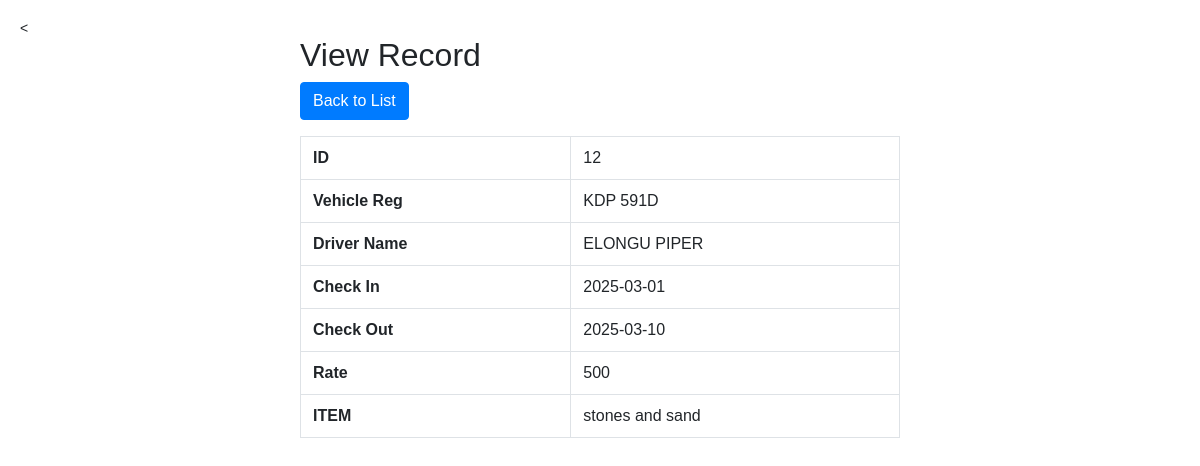
Page /read.php?id=12 on the committed database.
### tables this page shows
CREATE TABLE `info` (
  `vehicle_reg` varchar(200) NOT NULL,
  `driver_name` varchar(200) NOT NULL,
  `check_inn` date NOT NULL,
  `check_out` date NOT NULL,
  `rate` int(200) NOT NULL,
  `ITEM` varchar(200) NOT NULL,
  `time` int(128) NOT NULL,
  `tot_amount` int(128) NOT NULL,
  `id` int(11) NOT NULL
);

### read.php (the view, shortened to what this page needs)
<?php
require_once "config.php";
if (isset($_GET["id"]) && !empty(trim($_GET["id"]))) {
    $sql = "SELECT * FROM info WHERE id = ?";
    if ($stmt = mysqli_prepare($link, $sql)) {
        mysqli_stmt_bind_param($stmt, "i", $param_id);
        if (mysqli_stmt_execute($stmt)) {
            $result = mysqli_stmt_get_result($stmt);
            if (mysqli_num_rows($result) == 1) {
                $row = mysqli_fetch_assoc($result);
            } else {
                header("location: error.php");
                exit();
            }
        } else {
            echo "Oops! Something went wrong. Please try again later.";
        }
    }
} else {
    header("location: error.php");
    exit();
}
?>
<!DOCTYPE html>
<html lang="en">
<head>
    <link rel="stylesheet" href="https://stackpath.bootstrapcdn.com/bootstrap/4.5.2/css/bootstrap.min.css">
</head>
<body>
    <div class="wrapper">
        <h2>View Record</h2>
        <a href="display.php" class="btn btn-primary">Back to List</a>
        <table class="table table-bordered mt-3">
            <tr>
                <th>ID</th>
                <td><?php echo htmlspecialchars($row["id"]); ?></td>
            </tr>
            <tr>
                <th>Vehicle Reg</th>
                <td><?php echo htmlspecialchars($row["vehicle_reg"]); ?></td>
            </tr>
            <tr>
                <th>Driver Name</th>
                <td><?php echo htmlspecialchars($row["driver_name"]); ?></td>
            </tr>
            <tr>
                <th>Check In</th>
                <td><?php echo htmlspecialchars($row["check_inn"]); ?></td>
            </tr>
            <tr>
                <th>Check Out</th>
                <td><?php echo htmlspecialchars($row["check_out"]); ?></td>
            </tr>
            <tr>
                <th>Rate</th>
                <td><?php echo htmlspecialchars($row["rate"]); ?></td>
            </tr>
            <tr>
                <th>ITEM</th>
                <td><?php echo htmlspecialchars($row["ITEM"]); ?></td>
            </tr>
        </table>
    </div>
</body>
</html>

### read.php (style rules this page uses)
body { font: 14px sans-serif; margin: 20px; }
.wrapper { width: 600px; margin: auto; }

### rows in the picture
info: id "12", vehicle_reg "KDP 591D", driver_name "ELONGU PIPER", check_inn "2025-03-01", check_out "2025-03-10", rate "500", ITEM "stones and sand"
